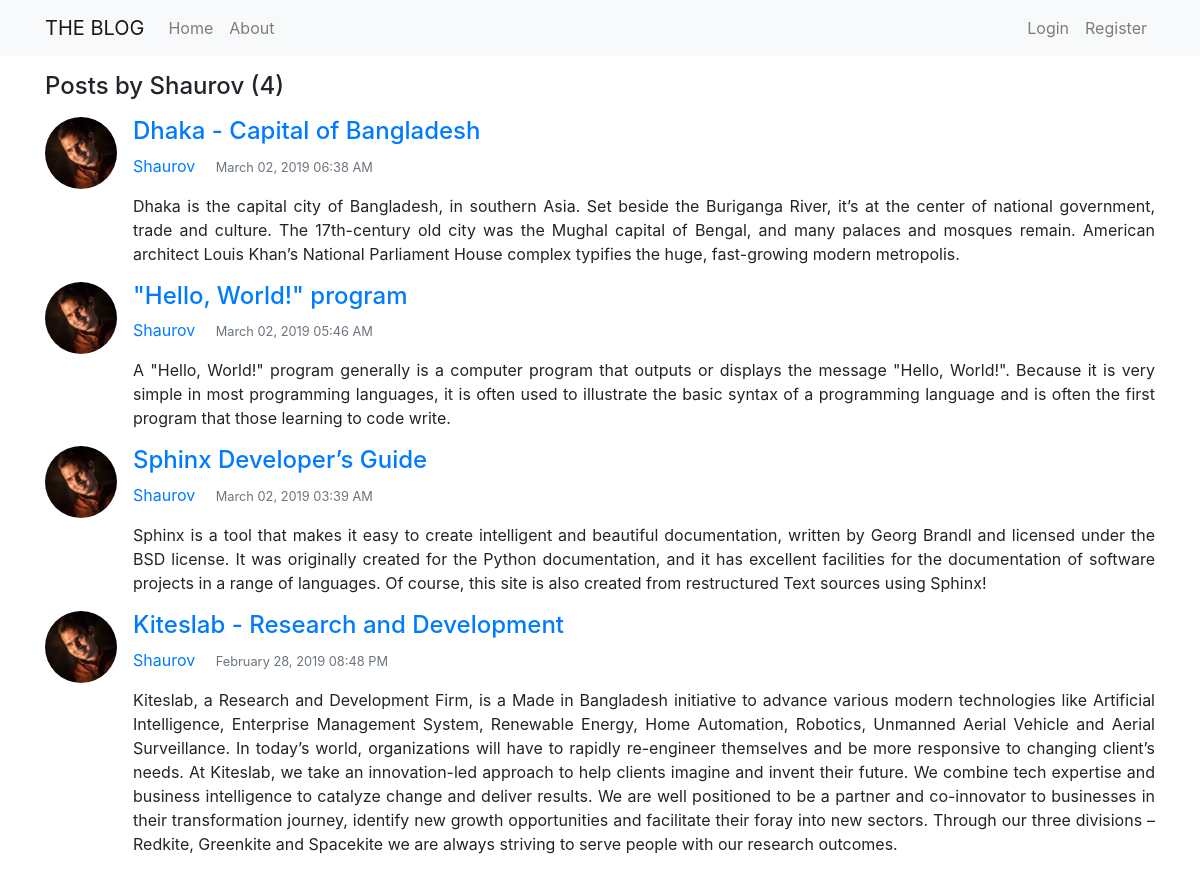
/user/Shaurov/, run on the app's committed database.
### blog/models.py (models this page shows, shortened)
class Post(models.Model):
	title = models.CharField(max_length=100)
	content = models.TextField()
	date_posted = models.DateTimeField(default=timezone.now)
	author = models.ForeignKey(User, on_delete=models.CASCADE)

### users/models.py (models this page shows, shortened)
class Profile(models.Model):
	user = models.OneToOneField(User, on_delete=models.CASCADE)
	image = models.ImageField(default='default.jpg', upload_to='profile_pics')

### blog/views.py (the view)
# urls.py: path('user/<str:username>/', UserPostListView.as_view(), name='user-posts'),
class UserPostListView(ListView):
    model = Post
    template_name = 'blog/user_posts.html'
    context_object_name = 'posts'
    paginate_by = 4
    def get_queryset(self):
        user = get_object_or_404(User, username=self.kwargs.get('username'))
        return Post.objects.filter(author=user).order_by('-date_posted')

### blog/templates/blog/user_posts.html (shortened to what this page needs)
{% extends "blog/base.html" %}
{% block body %}
  <h4 class="mb-3">Posts by {{ view.kwargs.username }} ({{ page_obj.paginator.count }})</h4>
  {% for post in posts %}
      <article class="media content-section">
        <img class="rounded-circle article-img mr-3" width="72" height="72" src="{{ post.author.profile.image.url }}">
        <div class="media-body">
          <h4><a class="article-title" href="{% url 'post-detail' post.id %}">{{ post.title }}</a></h4>
          <div class="article-metadata">
            <a class="mr-3" href="{% url 'user-posts' post.author.username %}">{{ post.author }}</a>
            <small class="text-muted">{{ post.date_posted|date:"F d, Y h:i A" }}</small>
          </div>
          <p class="article-content mt-3" align="justify">{{ post.content }}</p>
        </div>
	    </article>
  {% endfor %}
{% endblock %}

### data on the page
Post: author.profile.image (picture), title "Dhaka - Capital of Bangladesh", author "Shaurov", date_posted "March 02, 2019 06:38 AM", content "Dhaka is the capital city of Bangladesh, in southern Asia. Set beside the Buriganga River, it’s at the center of national government, trade and culture. The 17th-century old city was the Mughal capital of Bengal, and many palaces and mosques remain. American architect Louis Khan’s National Parliament House complex typifies the huge, fast-growing modern metropolis."
Post: author.profile.image (picture), title "\"Hello, World!\" program", author "Shaurov", date_posted "March 02, 2019 05:46 AM", content "A \"Hello, World!\" program generally is a computer program that outputs or displays the message \"Hello, World!\". Because it is very simple in most programming languages, it is often used to illustrate the basic syntax of a programming language and is often the first program that those learning to code write."
Post: author.profile.image (picture), title "Sphinx Developer’s Guide", author "Shaurov", date_posted "March 02, 2019 03:39 AM", content "Sphinx is a tool that makes it easy to create intelligent and beautiful documentation, written by Georg Brandl and licensed under the BSD license. It was originally created for the Python documentation, and it has excellent facilities for the documentation of software projects in a range of languages. Of course, this site is also created from restructured Text sources using Sphinx!"
Post: author.profile.image (picture), title "Kiteslab - Research and Development", author "Shaurov", date_posted "February 28, 2019 08:48 PM", content "Kiteslab, a Research and Development Firm, is a Made in Bangladesh initiative to advance various modern technologies like Artificial Intelligence, Enterprise Management System, Renewable Energy, Home Automation, Robotics, Unmanned Aerial Vehicle and Aerial Surveillance. In today’s world, organizations will have to rapidly re-engineer themselves and be more responsive to changing client’s needs. At Kiteslab, we take an innovation-led approach to help clients imagine and invent their future. We combine tech expertise and business intelligence to catalyze change and deliver results. We are well positioned to be a partner and co-innovator to businesses in their transformation journey, identify…"

### other printed values
{{ view.kwargs.username }} "Shaurov"
{{ page_obj.paginator.count }} "4"
